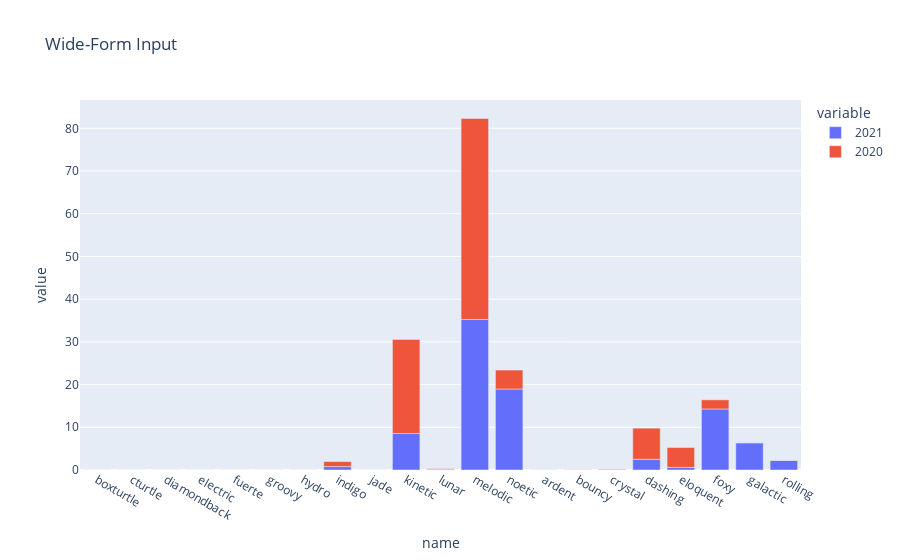

Notebook code for this chart:
### Code cell
fig = px.bar(distro_df, x="name", y=["2021", "2020"], title="Wide-Form Input")
fig.show()

### Figure 1 — Plotly figure (JSON) as saved in the notebook; plotly's stock layout.template omitted (floating-point values rounded to 4 significant figures)
{"data": [{"alignmentgroup": "True", "hovertemplate": "variable=2021<br>name=%{x}<br>value=%{y}<extra></extra>", "legendgroup": "2021", "marker": {"color": "#636efa"}, "name": "2021", "offsetgroup": "2021", "orientation": "v", "showlegend": true, "textposition": "auto", "type": "bar", "x": ["boxturtle", "cturtle", "diamondback", "electric", "fuerte", "groovy", "hydro", "indigo", "jade", "kinetic", "lunar", "melodic", "noetic", "ardent", "bouncy", "crystal", "dashing", "eloquent", "foxy", "galactic", "rolling"], "xaxis": "x", "y": [0, 0, 0, 0, 0, 0, 0, 0.8, 0, 8.54, 0.1, 35.24, 18.97, 0, 0, 0.04, 2.5, 0.61, 14.29, 6.38, 2.23], "yaxis": "y"}, {"alignmentgroup": "True", "hovertemplate": "variable=2020<br>name=%{x}<br>value=%{y}<extra></extra>", "legendgroup": "2020", "marker": {"color": "#EF553B"}, "name": "2020", "offsetgroup": "2020", "orientation": "v", "showlegend": true, "textposition": "auto", "type": "bar", "x": ["boxturtle", "cturtle", "diamondback", "electric", "fuerte", "groovy", "hydro", "indigo", "jade", "kinetic", "lunar", "melodic", "noetic", "ardent", "bouncy", "crystal", "dashing", "eloquent", "foxy", "galactic", "rolling"], "xaxis": "x", "y": [0, 0, 0, 0, 0, 0, 0, 1.18, 0, 22.04, 0.18, 47.06, 4.43, 0.01, 0.03, 0.12, 7.3, 4.65, 2.14, 0, 0.07], "yaxis": "y"}], "layout": {"barmode": "relative", "legend": {"title": {"text": "variable"}, "tracegroupgap": 0}, "title": {"text": "Wide-Form Input"}, "xaxis": {"anchor": "y", "domain": [0, 1], "title": {"text": "name"}}, "yaxis": {"anchor": "x", "domain": [0, 1], "title": {"text": "value"}}}}
